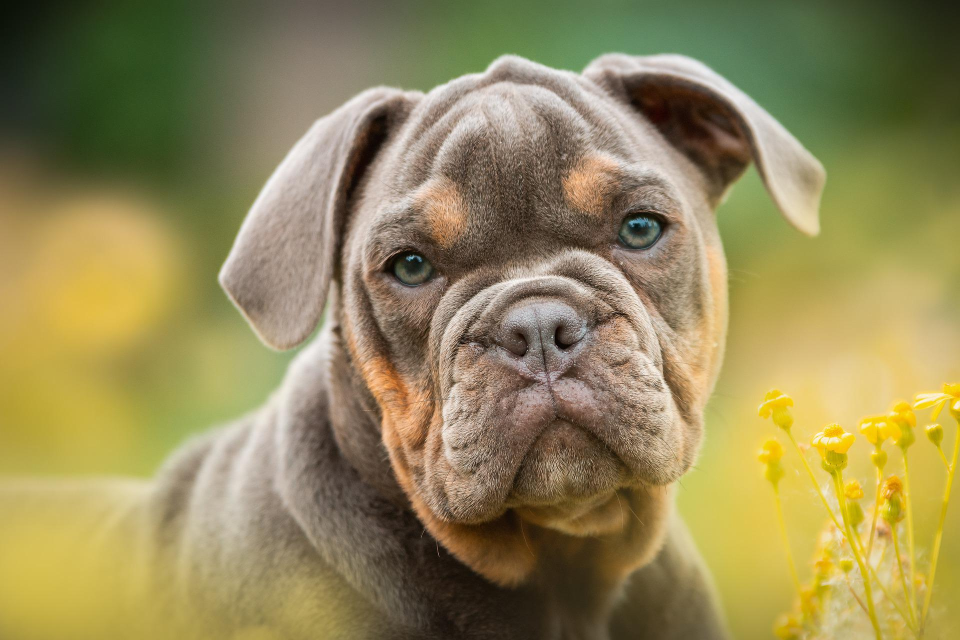
#> input picture assets/dogs/puppy3.jpg, 1920 x 1280 px (shown at 1/2 size); the run also reads 1 picture not shown here
$ python 'functions tests.py'
#> lines starting #> are read from the running program, lines starting #| are printed output that depends on the picture; after the words box and inside, x2 and y2 are one past the last pixel; in counts of white or black regions, pixels touching at a corner belong together
### DigitalImaging.py
import glob
import os
from typing import List, Literal, Tuple
import numpy as np
from PIL import Image
import cv2


class DigitalImaging:
    def convert_to_gs(self, img_path: str) -> Image.Image:
        """
        Converts image to grey scale image using PIL,
        prints new image mode & returns grey scale Image Object

        :param img_path: path to image location
        :return: img_as_gs: image object of given img_path converted to grey scale
        """
#> called with img_path = 'assets/dogs/puppy3.jpg'
        img = Image.open(img_path)
#> img is the input picture: PIL image 1920x1280 RGB; mean R, G, B 147.6, 136.1, 88
        img_as_gs = img.convert('L')
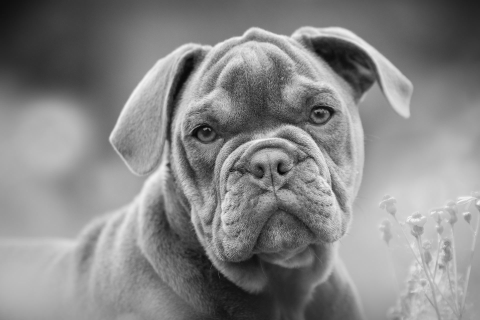
#> img_as_gs: PIL image 1920x1280 L (shown at 1/4 size); min 0, max 254, mean 134
        print(f"Image mode before convert - '{img.mode}'")
#| Image mode before convert - 'RGB'
        return img_as_gs

    def color_at(self, img: np.ndarray, row_num: int, col_num: int) -> Tuple[int, int, int] | None:
        """
        This method gets an image as numpy array,
        also gets a row number and a column number, which represent a specific pixel in the image.
        Checks if the image is writeable -
        if true, the method returns a tuple of the RGB value of the pixel that
        been given, by the row number and column number.
        else, the method returns None.

        :param img: image as numpy array
        :param row_num: pixel row number
        :param col_num: pixel column number
        :return: tuple with the color of the pixel in rgb format
        """
#> called with row_num = 640, col_num = 960
        if img.flags.writeable:
            a_img = Image.fromarray(img, 'RGB')
            RGB = a_img.getpixel((row_num, col_num))
#> RGB = (100, 86, 75)
            a_tuple = tuple(RGB)
#> a_tuple = (100, 86, 75)
            return (a_tuple)
        return None

    def reduce_to(self, path: str, RGB_char: str) -> Image.Image:
        """
        Gets a path for an image & selected RGB color, and return new image only in the selected channel

        :param path: path to image location
        :param RGB_char: can be - R, G, B
        :return: new Image object
        """
        valid_chars = ('R', 'G', 'B')
        if RGB_char not in valid_chars:
            raise ValueError(
                f"RGB_char need to be ('R', 'G', 'B'), you pass {RGB_char}")

        img_arr = np.array(Image.open(path))

        img_one_color_channel = img_arr.copy()

        # will take all the pixels and in channels 1 and 2 (green and blue), put the value 0
        if RGB_char == 'R':
            img_one_color_channel[:, :, (1, 2)] = 0
        # will take all the pixels and in channels 0 and 2 (red and blue), put the value 0
        elif RGB_char == 'G':
            img_one_color_channel[:, :, (0, 2)] = 0
        # will take all the pixels and in channels 0 and 1 (red and green), put the value 0
        elif RGB_char == 'B':
            img_one_color_channel[:, :, (0, 1)] = 0

        # convert the array to image
        return Image.fromarray(img_one_color_channel, 'RGB')

    def make_collage(self, images_list: List[Image.Image]) -> np.ndarray:
        """
        Gets list of images object and merge them to one collage.
        the collage will be -> 3 red channel images, 3 green channel images, 3 blue channel images and so on

        :param images_list: list on image object (from PIL.Image package)
        :return: np.array that represent the collage
        """
        # check that all images are type of Image.Image
        if any([not isinstance(img, Image.Image) for img in images_list]):
            raise ValueError("all images need to be of type PIL.Image")

        # resize the images to be the same size
        # the resize will be to the max width and the max height of the images
        max_width_img = max(images_list, key=lambda img: img.width).width
        max_height_img = max(images_list, key=lambda img: img.height).height
        images_list = [image.resize((max_width_img, max_height_img)) for image in images_list]

        # convert the images from Image object to np.array
        # convert all images to ndarray
        images_list_as_array = [np.array(img) for img in images_list]

        new_images = []  # all the new array will be store here

        for (index, img) in enumerate(images_list_as_array):
            if (index // 3) % 3 == 0:
                img[:, :, (1, 2)] = 0  # covert to red channel
            elif (index // 3) % 3 == 1:
                img[:, :, (0, 2)] = 0  # covert to green channel
            else:
                img[:, :, (0, 1)] = 0  # covert to blue channel
            new_images.append(img)

        # stack the np.arrays to one np.array vertically
        return np.vstack(new_images)

    def shapes_dict(self, img_list: List[Image.Image]) -> dict:
        # each item will look like -> filename : shape(height,width,num_of_channels)
        shape_dict = {}  # dict of filename to shape tuple

        for img in img_list:  # loop over the image list
            img_as_arr = np.asarray(img)
            img_shape = img_as_arr.shape
            img_filename = os.path.basename(img.filename)
            shape_dict[img_filename] = img_shape

        # return the dict sorted by the img height
        # item[1] - the image dimensions (shape)
        # item[1][0] - the height of the img
        return {key: value for key, value in sorted(shape_dict.items(), key=lambda item: item[1][0])}

    def detect_obj(self, img_path: str, detect_location: Literal["eyes", "face"]) -> np.ndarray:
        """
        Searches a given image for eyes/faces & returns an Image object
        with all findings surrounded by a green rectangle border.

        :param img_path: path to the image location
        :param detect_location: Which part to detect. can be "face" or "eyes"
        :return: Image object with green rectangle surrounding the findings
        """
        # the valid detect locations
        valid_detect_locations = ("face", "eyes",)

        # check the type of the img_path
        if not isinstance(img_path, str):
            raise TypeError(
                f"img_path need to be of type str, you passed {type(img_path)}")

        # convert the detect_location to lower case
        detect_location = detect_location.lower()

        # check if the detect_location is in the valid_detect_locations
        if detect_location not in valid_detect_locations:
            raise ValueError(
                f"detect_location can be ({valid_detect_locations}), you passed {detect_location}")

        # select the classifiers according to the detect_location
        if detect_location == "face":
            classifier = cv2.CascadeClassifier(
                cv2.data.haarcascades + "haarcascade_frontalface_default.xml")
        elif detect_location == "eyes":
            classifier = cv2.CascadeClassifier(
                cv2.data.haarcascades + "haarcascade_eye.xml")

        img_as_arr = cv2.imread(img_path)  # read the img
        img_in_gray = \
            cv2.cvtColor(
                img_as_arr, cv2.COLOR_BGR2GRAY)  # make a copy of the image in gray scale (for better performance)

        img_faces = classifier.detectMultiScale(
            img_in_gray)  # detect the object

        # paint the rectangle around the objects that detected
        for (row, column, width, height) in img_faces:
            cv2.rectangle(img_as_arr,  # image
                          (row, column),  # upper left corner of each face
                          # lower right corner of each face
                          (row + width, column + height),
                          (0, 255, 0),  # paint the rectangle in green (BGR)
                          2)

        if len(img_faces) == 0:  # if we don't find anything
            print(f"{detect_location} not detected")

        return cv2.cvtColor(img_as_arr, cv2.COLOR_BGR2RGB)

    def detect_obj_adv(self, img_path: str, detect_eyes: bool, detect_faces: bool) -> np.ndarray:
        """
        Detects objects of faces and eyes & surrounds them with a green border triangle, depends on params which object
        would be searched for.
        Similar to "detect_obj" function.

        :param img_path: path to image location
        :param detect_eyes: boolean for searching eyes
        :param detect_faces: boolean for searching faces
        :return: Image object with green rectangle surrounding the findings
        """
        # check the type of the img_path
        if not isinstance(img_path, str):
            raise TypeError(f"img_path need to be of type str, you passed {type(img_path)}")

        classifiers = []

        if detect_eyes:
            classifiers.append(cv2.CascadeClassifier(cv2.data.haarcascades + "haarcascade_eye.xml"))
        if detect_faces:
            classifiers.append(cv2.CascadeClassifier(cv2.data.haarcascades + "haarcascade_frontalface_default.xml"))
        if not detect_faces and not detect_eyes:
            raise TypeError("Detect faces & eyes are both False. For the method to work one has to be True")

        # read the img
        img_as_arr = cv2.imread(img_path)

        # make a copy of the image in gray scale (for better performance)
        img_in_gray = cv2.cvtColor(img_as_arr, cv2.COLOR_BGR2GRAY)

        # Runs over the classifiers and paints green border rectangles over detected objects
        for classifier in classifiers:
            detect_objects = classifier.detectMultiScale(img_in_gray)
            # paint the rectangle around the objects that detected
            for (row, column, width, height) in detect_objects:
                cv2.rectangle(img_as_arr,  # image
                              (row, column),  # upper left corner of each face
                              # lower right corner of each face
                              (row + width, column + height),
                              (0, 255, 0),  # paint the rectangle in green (BGR)
                              2)

            if len(detect_objects) == 0:  # If no objects were detected
                print("No face/eyes objects detected")

        return cv2.cvtColor(img_as_arr, cv2.COLOR_BGR2RGB)

    def detect_face_in_vid(self, video_path: str) -> None:
        """
        This method gets a path of a video clip, as a string and detects all the faces in that video.
        :param video_path: a path of a video clip as a string
        :return: None
        """
        # check the type of the video_path
        if not isinstance(video_path, str):
            raise TypeError(f"video_path need to be of type str, you passed {type(video_path)}")
        vid = cv2.VideoCapture(video_path)
        classifier = cv2.CascadeClassifier(cv2.data.haarcascades + "haarcascade_frontalface_default.xml")
        while vid.isOpened():
            ret, frame = vid.read()
            if not ret:
                break
            frame_in_gray = cv2.cvtColor(frame, cv2.COLOR_BGR2GRAY)
            faces = classifier.detectMultiScale(frame_in_gray)
            for (row, col, w, h) in faces:
                cv2.rectangle(frame, (row, col), (row + w, col + h), (0, 255, 0), 2)
            frame = cv2.resize(frame, (650, 350))
            cv2.imshow('video', frame)
            if cv2.waitKey(1) == 27:
                break

        vid.release()
        cv2.destroyAllWindows()

    @staticmethod
    def list_of_all_img_in_folder(file_path: str) -> List[Image.Image]:
        """
        get a path to folder and return a list on PIL.Image Object.
        all the file need to be a image file
        :param file_path: path to foldr
        :return: list of PIL.Image
        """
        return [Image.open(f) for f in glob.iglob(file_path + "/*.jpg")]

### functions tests.py
from PIL import Image
import numpy as np

from DigitalImaging import DigitalImaging

d = DigitalImaging()

# ~~~~~~~~~~~~~~~~~~~~~~~~~~~~~~~~~~~~~~~~~~~~~~~~~~~~~~~~~~~~~~~~~~~~~~~~~~~~~~~~~~~~~~~~~~~~~~~~~~~~~~~~~~~~~~~~~~~~


# Test for convert_to_gs function
img_converted_gs = d.convert_to_gs('assets/dogs/puppy3.jpg')
img_converted_gs.show()

# ~~~~~~~~~~~~~~~~~~~~~~~~~~~~~~~~~~~~~~~~~~~~~~~~~~~~~~~~~~~~~~~~~~~~~~~~~~~~~~~~~~~~~~~~~~~~~~~~~~~~~~~~~~~~~~~~~~~~

# Test for color_at function
img_as_array = np.array(Image.open('assets/dogs/puppy3.jpg'))
# img_as_array.flags.writeable = False # if we change the flag the method will return None
rgb_colors = d.color_at(img_as_array, img_as_array.shape[0] / 2, img_as_array.shape[1] / 2)
#> rgb_colors = (100, 86, 75)
print(rgb_colors)
#| (100, 86, 75)

# ~~~~~~~~~~~~~~~~~~~~~~~~~~~~~~~~~~~~~~~~~~~~~~~~~~~~~~~~~~~~~~~~~~~~~~~~~~~~~~~~~~~~~~~~~~~~~~~~~~~~~~~~~~~~~~~~~~~~


# Test reduce_to function
agriculture_img_path = "./assets/agriculture.jpg"
img_red = d.reduce_to(agriculture_img_path, 'R')
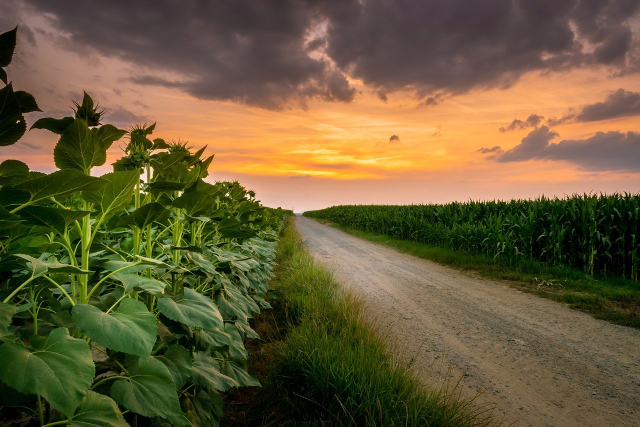
#> input picture assets/agriculture.jpg, 1280 x 853 px (shown at 1/2 size)
#> in reduce_to, img_arr is the input picture: shape (853, 1280, 3); mean R, G, B 104.8, 91.2, 57
img_green = d.reduce_to(agriculture_img_path, 'G')
img_blue = d.reduce_to(agriculture_img_path, 'B')
#> call 3 of reduce_to, with path = './assets/agriculture.jpg', RGB_char = 'B'
#> in reduce_to (call 3), `img_one_color_channel[:, :, (0, 1)] = 0`:
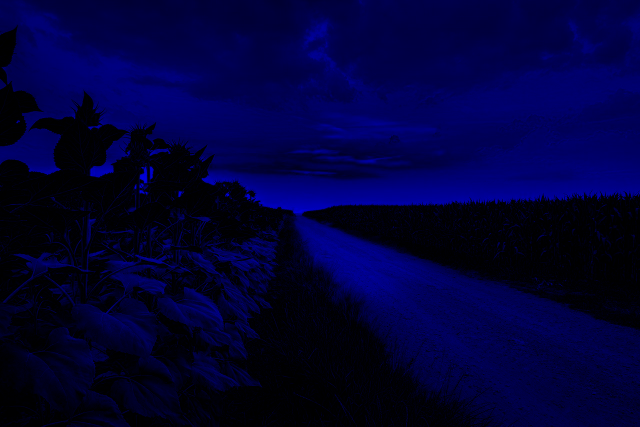
#> img_one_color_channel: shape (853, 1280, 3) (shown at 1/2 size); mean R, G, B 0, 0, 57
img_red.show()
img_green.show()
img_blue.show()

# ~~~~~~~~~~~~~~~~~~~~~~~~~~~~~~~~~~~~~~~~~~~~~~~~~~~~~~~~~~~~~~~~~~~~~~~~~~~~~~~~~~~~~~~~~~~~~~~~~~~~~~~~~~~~~~~~~~~~


# Test for make_collage function
images = DigitalImaging.list_of_all_img_in_folder("assets/dogs")
#> images = 1 item
dogs_collage = d.make_collage(images)
#> the loop in make_collage, `for (index, img) in enumerate(images_list_as_array):` made 1 pass
Image.fromarray(dogs_collage, 'RGB').show()

# ~~~~~~~~~~~~~~~~~~~~~~~~~~~~~~~~~~~~~~~~~~~~~~~~~~~~~~~~~~~~~~~~~~~~~~~~~~~~~~~~~~~~~~~~~~~~~~~~~~~~~~~~~~~~~~~~~~~~

# Test for shapes_dict function
images = DigitalImaging.list_of_all_img_in_folder("assets/different image height")
for i in d.shapes_dict(images).items():
    print(i)

# ~~~~~~~~~~~~~~~~~~~~~~~~~~~~~~~~~~~~~~~~~~~~~~~~~~~~~~~~~~~~~~~~~~~~~~~~~~~~~~~~~~~~~~~~~~~~~~~~~~~~~~~~~~~~~~~~~~~~


# Test for detect_obj function
img_arr_eyes = d.detect_obj('assets/people/people3.jpg', "eyes")
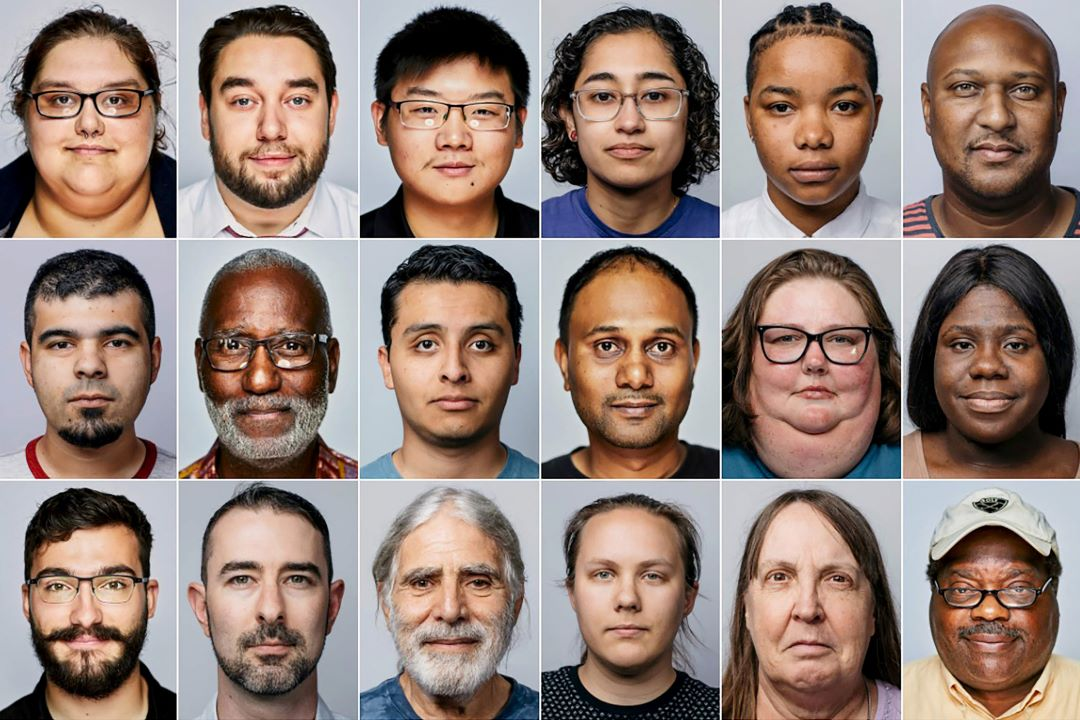
#> input picture assets/peoples/people3.jpg, 1080 x 720 px, found by its file name
#> in detect_obj, img_as_arr is the input picture: shape (720, 1080, 3); mean B, G, R 119.5, 128, 147.6
#> in detect_obj, `img_in_gray = \ cv2.cvtColor( img_as_arr, cv2.COLOR_BGR2GRAY)`:
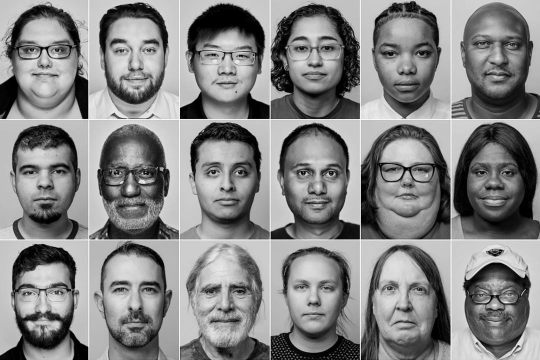
#> img_in_gray: shape (720, 1080) (shown at 1/2 size); min 0, max 255, mean 132.9
#> in detect_obj, `img_faces = classifier.detectMultiScale( img_in_gray)`: img_faces = 34 rows, first 6: [639, 81, 31, 31], [41, 83, 35, 35], [102, 88, 24, 24], [586, 81, 33, 33], [224, 84, 36, 36], [279, 84, 34, 34]
#> the loop in detect_obj, `for (row, column, width, height) in img_faces:` made 34 passes
#> after the loop in detect_obj, `for (row, column, width, height) in img_faces:`:
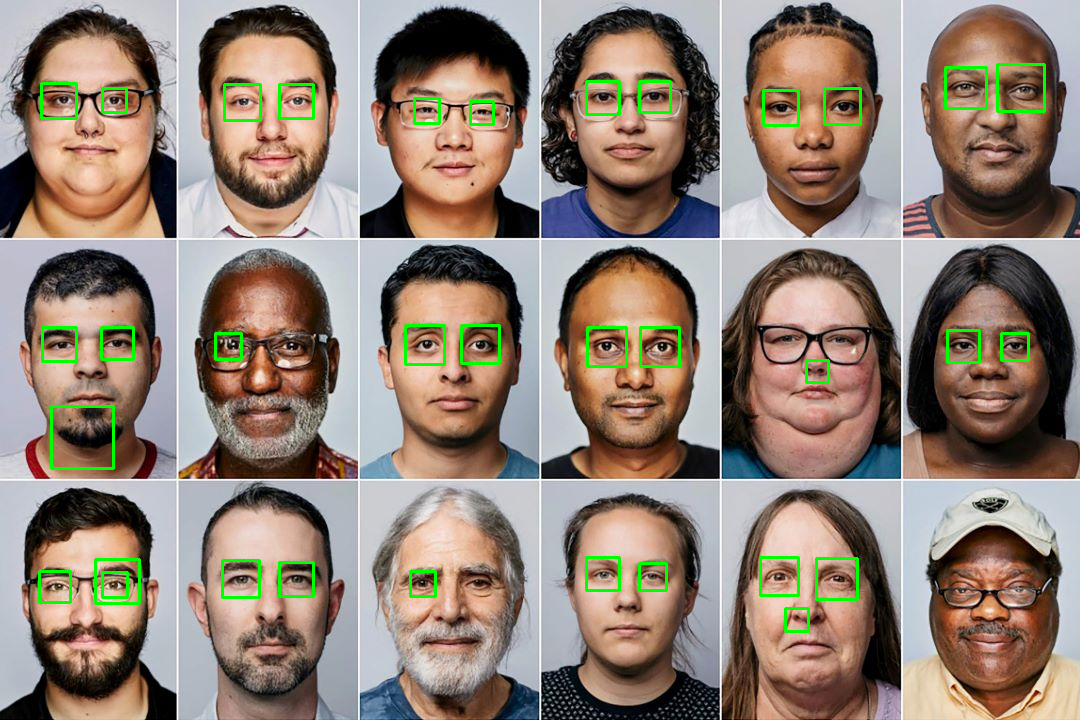
#> img_as_arr: shape (720, 1080, 3); 1.75% of pixels changed, all inside (x1, y1, x2, y2) = (38, 63, 1046, 633)
img_arr_faces = d.detect_obj('assets/people/people3.jpg', "face")
#> in detect_obj (call 2), `img_faces = classifier.detectMultiScale( img_in_gray)`: img_faces = 18 rows, first 6: [923, 291, 131, 131], [195, 39, 151, 151], [21, 287, 139, 139], [560, 519, 136, 136], [935, 547, 112, 112], [924, 35, 141, 141]
#> the loop in detect_obj (call 2), `for (row, column, width, height) in img_faces:` made 18 passes
Image.fromarray(img_arr_eyes).show()
Image.fromarray(img_arr_faces).show()

# ~~~~~~~~~~~~~~~~~~~~~~~~~~~~~~~~~~~~~~~~~~~~~~~~~~~~~~~~~~~~~~~~~~~~~~~~~~~~~~~~~~~~~~~~~~~~~~~~~~~~~~~~~~~~~~~~~~~~


# Test for detect_obj_adv function
img_arr = d.detect_obj_adv('assets/people/people3.jpg', True, False)
#> the loop in detect_obj_adv, `for classifier in classifiers:` made 1 pass
Image.fromarray(img_arr).show()

# ~~~~~~~~~~~~~~~~~~~~~~~~~~~~~~~~~~~~~~~~~~~~~~~~~~~~~~~~~~~~~~~~~~~~~~~~~~~~~~~~~~~~~~~~~~~~~~~~~~~~~~~~~~~~~~~~~~~~


# Test for detect_face_in_vid function
d.detect_face_in_vid("assets/people/vid.mp4")
#> in detect_face_in_vid, `faces = classifier.detectMultiScale(frame_in_gray)`: faces = [[441, 93, 45, 45], [319, 84, 51, 51], [178, 25, 96, 96]]
#> the loop in detect_face_in_vid, `for (row, col, w, h) in faces:` made 3 passes
#> after the loop in detect_face_in_vid, `for (row, col, w, h) in faces:`:
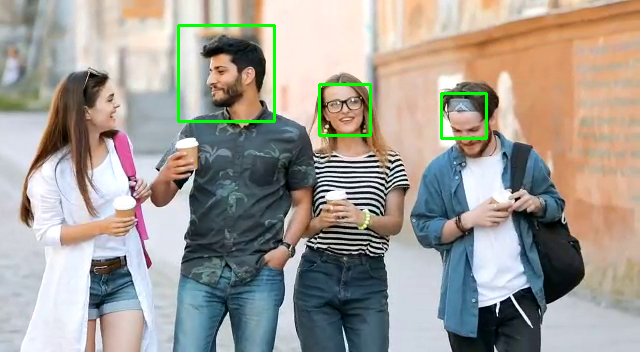
#> frame: shape (352, 640, 3); mean B, G, R 149.2, 156.8, 161.9
#> (key Esc is pressed here)

# ~~~~~~~~~~~~~~~~~~~~~~~~~~~~~~~~~~~~~~~~~~~~~~~~~~~~~~~~~~~~~~~~~~~~~~~~~~~~~~~~~~~~~~~~~~~~~~~~~~~~~~~~~~~~~~~~~~~~
